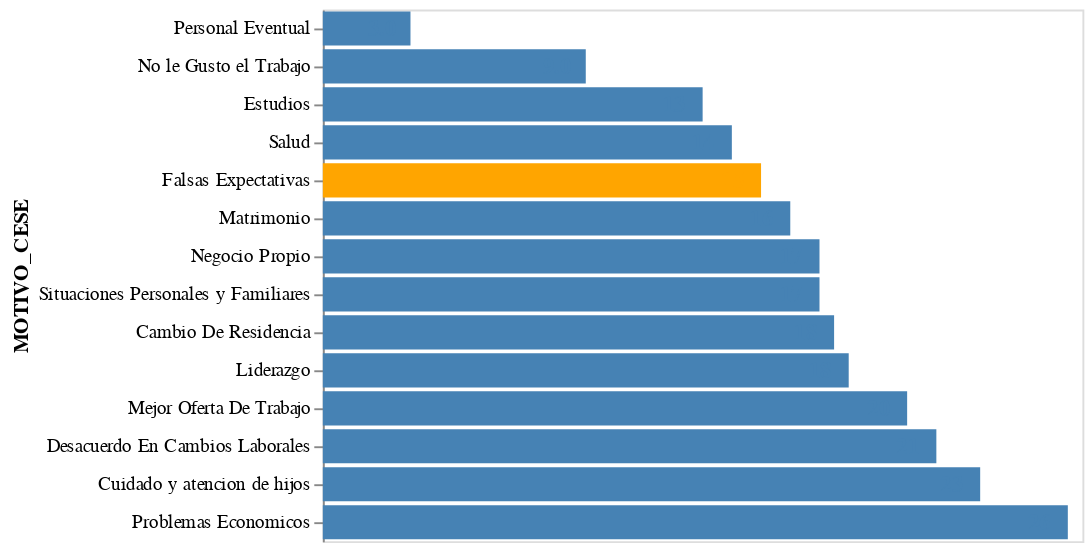

Notebook source saved alongside this figure:
### Code cell
motivo_cese = ceses_g.groupby(
    by = ['MOTIVO_CESE'],
    as_index = False
).agg(
    antg_prom = ('antiguedad_meses', 'median')
)

barra = alt.Chart(motivo_cese).mark_bar().encode(
    y = alt.Y(
        'MOTIVO_CESE',
        sort='x'),
    x = alt.X(
        'antg_prom',
        title = None,
        axis = None),
    color = alt.condition(
        alt.datum.MOTIVO_CESE == 'Falsas Expectativas' , 
        alt.value("orange"),
        alt.value("steelblue"))
)

texto = barra.mark_text(
    align = 'center',
    baseline ='bottom',
    dy = 7,
    dx = -15,
    color = '#F2F2F2',
    fontSize = 12,
    fontWeight = 'bold'
).encode(
    text = alt.Text('antg_prom',format =',.2r')
)

barra+texto

### Figure 1 — Vega-Lite specification as saved in the notebook (floating-point values rounded to 4 significant figures)
{"config": {"view": {"continuousWidth": 400, "continuousHeight": 300}}, "layer": [{"mark": "bar", "encoding": {"color": {"condition": {"value": "orange", "test": "(datum.MOTIVO_CESE === 'Falsas Expectativas')"}, "value": "steelblue"}, "x": {"type": "quantitative", "axis": null, "field": "antg_prom", "title": null}, "y": {"type": "nominal", "field": "MOTIVO_CESE", "sort": "x"}}}, {"mark": {"type": "text", "align": "center", "baseline": "bottom", "color": "#F2F2F2", "dx": -15, "dy": 7, "fontSize": 12, "fontWeight": "bold"}, "encoding": {"color": {"condition": {"value": "orange", "test": "(datum.MOTIVO_CESE === 'Falsas Expectativas')"}, "value": "steelblue"}, "text": {"type": "quantitative", "field": "antg_prom", "format": ",.2r"}, "x": {"type": "quantitative", "axis": null, "field": "antg_prom", "title": null}, "y": {"type": "nominal", "field": "MOTIVO_CESE", "sort": "x"}}}], "data": {"name": "data-ac0d0e14d5f3b669f64a48aeaaf22a57"}, "$schema": "https://vega.github.io/schema/vega-lite/v4.8.1.json", "datasets": {"data-ac0d0e14d5f3b669f64a48aeaaf22a57": [{"MOTIVO_CESE": "Cambio De Residencia", "antg_prom": 17.5}, {"MOTIVO_CESE": "Cuidado y atencion de hijos", "antg_prom": 22.5}, {"MOTIVO_CESE": "Desacuerdo En Cambios Laborales", "antg_prom": 21.0}, {"MOTIVO_CESE": "Estudios", "antg_prom": 13.0}, {"MOTIVO_CESE": "Falsas Expectativas", "antg_prom": 15.0}, {"MOTIVO_CESE": "Liderazgo", "antg_prom": 18.0}, {"MOTIVO_CESE": "Matrimonio", "antg_prom": 16.0}, {"MOTIVO_CESE": "Mejor Oferta De Trabajo", "antg_prom": 20.0}, {"MOTIVO_CESE": "Negocio Propio", "antg_prom": 17.0}, {"MOTIVO_CESE": "No le Gusto el Trabajo", "antg_prom": 9.0}, {"MOTIVO_CESE": "Personal Eventual", "antg_prom": 3.0}, {"MOTIVO_CESE": "Problemas Economicos", "antg_prom": 25.5}, {"MOTIVO_CESE": "Salud", "antg_prom": 14.0}, {"MOTIVO_CESE": "Situaciones Personales y Familiares", "antg_prom": 17.0}]}}
